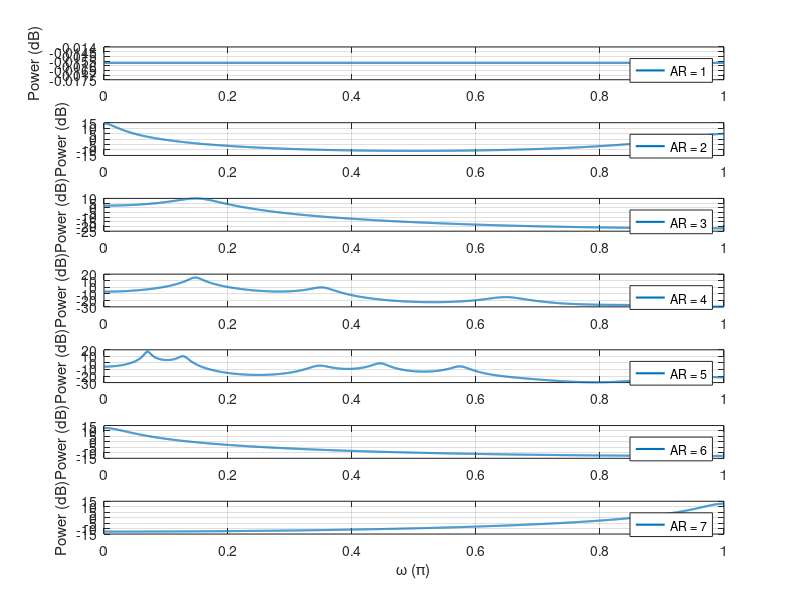

MATLAB code for this plot: (Note: this script raises an error after producing the figure.)
clear all;
close all;

%% AR coeffs
ARcoeffs(1).a = 1;                                   % White noise
ARcoeffs(2).a = [1; -0.1; -0.8];                     % AR(2), c.f. Figure 6.14(a)
ARcoeffs(3).a = [1; -1.6;  0.81];                    % AR(2), c.f. Figure 4.6
ARcoeffs(4).a = [5.3217; -9.2948;  7.0933; -2.8152;...
                 2.5805; -2.4230;  0.3747;  2.2628;...
                -0.3028; -1.7444;  1.1053];          % AR(10), c.f. Figure 6.17
ARcoeffs(5).a = [1.0000; -1.3193;  0.8610; -0.4541;...
                -0.6191;  0.9800; -0.6530;  0.5424;...
                 0.3694; -0.5102;  0.3673; -0.4017;...
                 0.0649; -0.1499;  0.1212;  0.1978]; % AR(15), c.f. Figure 3.3(a)
ARcoeffs(6).a = [1; -0.9];  
ARcoeffs(7).a = [1; 0.9]; 

%%
DFTpoint = 4096;
delta_w = 2*pi/DFTpoint;
w = (0:DFTpoint-1)*delta_w;
w2 = w(1:DFTpoint/2);

randn('state',sum(100*clock));  % Reset random generator to diffrent state
wn = randn(4*80000,1);          % white Gaussian random signal, unit variance
ar = 1:7;


%% Spectrum of colored signal
figure;
for i=1:7
    un = filter(1,ARcoeffs(i).a,wn);            % IIR filtering

    HzSig = fft(ARcoeffs(i).a, DFTpoint);
    HzSig = HzSig';                 % Magnitude response of AR coloring filter
    HzSig = 1./(abs(HzSig).^2); 
    HzSig = HzSig/var(un);          % Normalized to unit variance

    subplot(7,1,i);
    plot(w2/pi, 10*log10(HzSig(1:DFTpoint/2)+eps), 'DisplayName', ['AR = ', num2str(i)], ...
            'LineWidth', 1.5);
    ylabel('Power (dB)');
    grid on;
    legend('show');
    
end
xlabel('\omega (\pi)');


%%
M1 = 256; % length of first order volterra kernel
M2 = 32; % length of second order volterra kernel

% b1 = load('h1.dat');
% b1 = b1(1:M1);
% ker1 = b1;
% 
% b2 = load('h2.dat');
% b2 = b2(1:M2);
% ker2 = second_order_kernel(b2);

% ker1 = rand(M1,1)-rand(1);
% ker2 = second_order_kernel(M2);

norm_freq = 0.39;
samples = [M1 M2]/2-1;
b1 = norm_freq*sinc(norm_freq*(-samples(1)-1:samples(1)));
b2 = norm_freq*sinc(norm_freq*(-samples(2)-1:samples(2)));
ker1 = b1;
ker2 = second_order_kernel(b2);

NL_system.M = [M1, M2];
NL_system.Responses = {ker1, ker2};

kernel_plot(NL_system.Responses);

fs = DFTpoint/2;
freq_w = [pi/4, pi/3];
freq = fs*freq_w / (2*pi);
dt = 1/fs;
un = 1*sin(2*pi*freq(1)*(0:dt:5-dt)) + 1*sin(2*pi*freq(2)*(0:dt:5-dt));

max_len= max(NL_system.M); 
dn = fastVMcell(un, NL_system.Responses , NL_system.M);
dn = sum(dn,1);

% Adjusting starting index of signals

dn = dn(1:length(un));      
dn = dn(max_len+1:end);
un = un(max_len+1:end);

% Normalization of u(n) and d(n)

un = un/std(dn);
dn = dn/std(dn);

UN = fft(un, DFTpoint);
DN = fft(dn, DFTpoint);


figure;
subplot(211);
plot(w2/pi, 20*log10(abs(UN(1:DFTpoint/2)+eps)), 'DisplayName', 'Power of un');
ylabel('Power (dB)');
subplot(212);
plot(w2/pi, 20*log10(abs(DN(1:DFTpoint/2)+eps)), 'DisplayName', 'Power of dn');
ylabel('Power (dB)');
xlabel('\omega (\pi)');
legend('show');


%%
% figure;
% subplot(211);
% plot(w2/pi, 20*log10(abs(UN(1:DFTpoint/2))), 'LineWidth', 1.5, ...
%     'DisplayName', 'Power Spectrum of un')
% ylabel('Power (dB)');
% grid on; 
% legend('show');
% 
% subplot(212);
% plot(w2/pi, 20*log10(abs(DN(1:DFTpoint/2))), 'LineWidth', 1.5, ...
%     'DisplayName', 'Power Spectrum of dn')
% xlabel('\omega (\pi)');
% ylabel('Power (dB)');
% grid on; 
% legend('show');
% axis([0 1 -100 inf]); 